Frame 1 (no input): blank canvas, image omitted
Frame 60 (the mouse pressed at the canvas centre just before this capture): blank canvas, image omitted
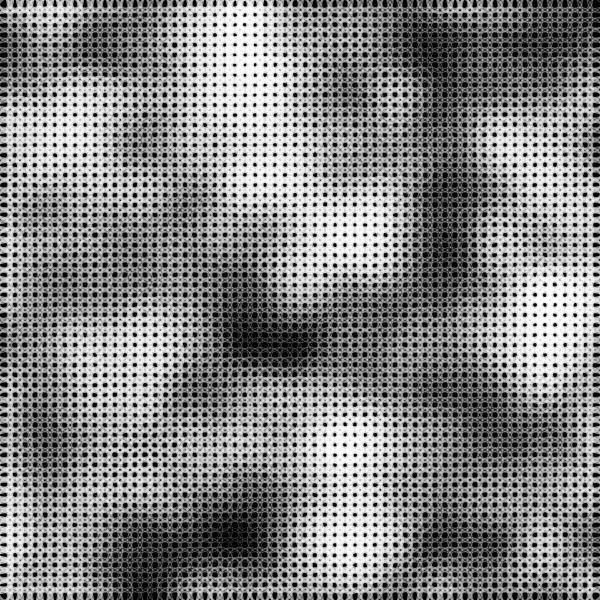
Frame 120 (the mouse held since frame 60 and released just before this capture)

The Processing sketch whose frames 1 and 60 were blank and that drew this single picture after the mouse press (run headless with seeded random() and noise(); from frame 60 on, the mouse is pressed at the canvas centre):

// Processing sketch: sketch_283
// ── sketch_283.pde
// start fresh

float xstart = random(10);
float xnoise = xstart;
float ynoise = random(10);

void setup() {
  size(600, 600);
  smooth();
}


void draw() {
  background(0);

  for (int y=0; y<=height; y += 10) {
    ynoise += 0.1;
    xnoise = xstart;
    for (int x=0; x<=width; x += 10) {
      xnoise += 0.1;
      drawPoint(x, y, noise(xnoise, ynoise));
    }
  }
  //noLoop();
}


void drawPoint(int x, int y, float noiseFactor) {
  pushMatrix();
  translate(x, y);
  rotate(noiseFactor * radians(mouseX));
  noFill();
  float alph = noiseFactor*255;
  stroke(255, alph);
  strokeWeight(5*noiseFactor);
  float len = map(mouseY, 0, height, 0, 50);
  ellipse(0, 0, len, len);  
  popMatrix();
}
